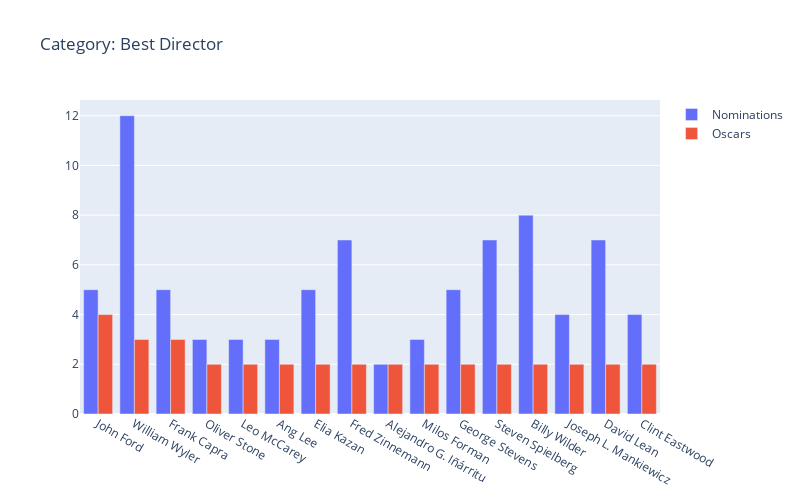

The notebook cell saved with this chart:
### Markdown cell above
### How many times a movie Director have been nominated vs how many times he actually won "Best Director"

### Code cell
director = df[(df['Award'] == 'Best director')]['Film'].value_counts()
director = director[(director.values > 1)]
directorWin = df[(df['Award'] == 'Best director') & df['Winner'] == 1]['Film'].value_counts()
directorWin = directorWin[(directorWin.values > 1)]

director_nom = []
director_oscar = []

for i in directorWin.index:
    if i in director.index:
        director_oscar.append(directorWin[i])
        director_nom.append(director[i])

        
trace1 = go.Bar(
    x=directorWin.index,
    y=director_nom,
    name='Nominations'
)
trace2 = go.Bar(
    x=directorWin.index,
    y=director_oscar,
    name='Oscars'
)

data = [trace1, trace2]
fig = plotly.offline.iplot({
    "data": data,
    "layout": go.Layout(barmode='group', title="Category: Best Director "
                           ,width=800,height=500)
})


#trace1.update_traces(marker_color='rgb(158,202,225)'),                  
#chart_studio.plotly(fig, color='transparent-background')

### Figure 1 — Plotly figure (JSON) as saved in the notebook; plotly's stock layout.template omitted (floating-point values rounded to 4 significant figures)
{"data": [{"name": "Nominations", "type": "bar", "x": ["John Ford", "William Wyler", "Frank Capra", "Oliver Stone", "Leo McCarey", "Ang Lee", "Elia Kazan", "Fred Zinnemann", "Alejandro G. Iñárritu", "Milos Forman", "George Stevens", "Steven Spielberg", "Billy Wilder", "Joseph L. Mankiewicz", "David Lean", "Clint Eastwood"], "y": [5, 12, 5, 3, 3, 3, 5, 7, 2, 3, 5, 7, 8, 4, 7, 4]}, {"name": "Oscars", "type": "bar", "x": ["John Ford", "William Wyler", "Frank Capra", "Oliver Stone", "Leo McCarey", "Ang Lee", "Elia Kazan", "Fred Zinnemann", "Alejandro G. Iñárritu", "Milos Forman", "George Stevens", "Steven Spielberg", "Billy Wilder", "Joseph L. Mankiewicz", "David Lean", "Clint Eastwood"], "y": [4, 3, 3, 2, 2, 2, 2, 2, 2, 2, 2, 2, 2, 2, 2, 2]}], "layout": {"barmode": "group", "height": 500, "title": {"text": "Category: Best Director "}, "width": 800}}
